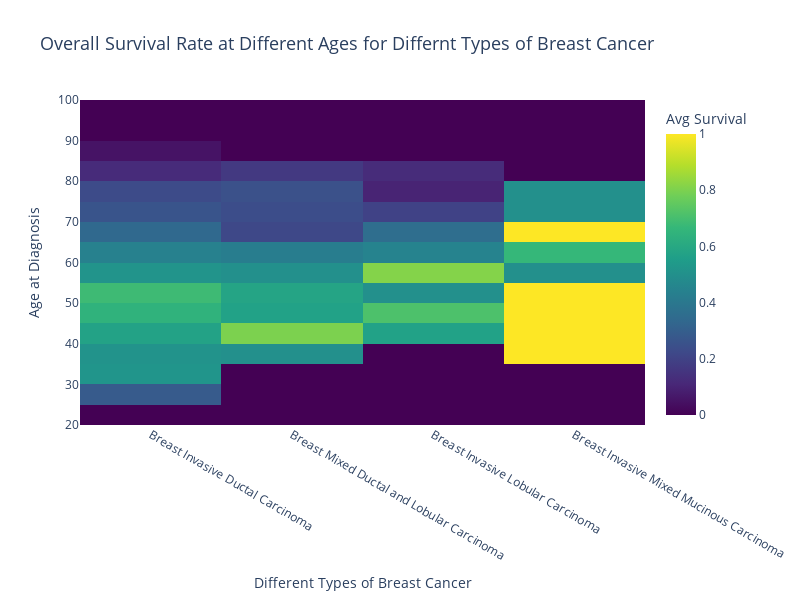

The code cell stored with this chart in its notebook:
### Code cell
#Interactive density heatmap
fig = px.density_heatmap(
    data,
    x="cancer_type_detailed",
    y='age_at_diagnosis',
    z="overall_survival",
    title="Overall Survival Rate at Different Ages for Differnt Types of Breast Cancer",
    histfunc='avg',
    color_continuous_scale='Viridis'
)

fig.update_layout(
    title_font_size=18,
    hovermode="closest",
    coloraxis_colorbar=dict(title="Avg Survival"),
    height=600,
    width=800,
    xaxis_title='Different Types of Breast Cancer',
    yaxis_title='Age at Diagnosis'
)

fig.write_image('heatmap.png')
fig.show()

### Figure 1 — Plotly figure (JSON) as saved in the notebook; plotly's stock layout.template omitted (floating-point values rounded to 4 significant figures; data arrays with more than 128 entries replaced by an {"elided": "..."} marker saying what was removed)
{"data": [{"coloraxis": "coloraxis", "histfunc": "avg", "hovertemplate": "cancer_type_detailed=%{x}<br>age_at_diagnosis=%{y}<br>avg of overall_survival=%{z}<extra></extra>", "name": "", "type": "histogram2d", "x": {"elided": "1394 str values"}, "xaxis": "x", "xbingroup": "x", "y": {"elided": "1394 float values"}, "yaxis": "y", "ybingroup": "y", "z": {"elided": "1394 int values"}}], "layout": {"coloraxis": {"colorbar": {"title": {"text": "Avg Survival"}}, "colorscale": [[0, "#440154"], [0.1111, "#482878"], [0.2222, "#3e4989"], [0.3333, "#31688e"], [0.4444, "#26828e"], [0.5556, "#1f9e89"], [0.6667, "#35b779"], [0.7778, "#6ece58"], [0.8889, "#b5de2b"], [1, "#fde725"]]}, "height": 600, "hovermode": "closest", "legend": {"tracegroupgap": 0}, "title": {"font": {"size": 18}, "text": "Overall Survival Rate at Different Ages for Differnt Types of Breast Cancer"}, "width": 800, "xaxis": {"anchor": "y", "autorange": true, "domain": [0, 1], "range": [-0.5, 3.5], "title": {"text": "Different Types of Breast Cancer"}, "type": "category"}, "yaxis": {"anchor": "x", "autorange": true, "domain": [0, 1], "range": [20, 100], "title": {"text": "Age at Diagnosis"}, "type": "linear"}}}
